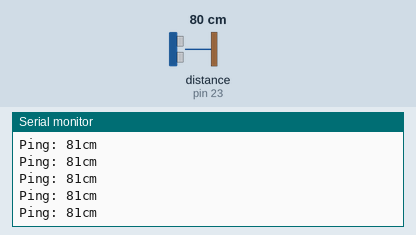
The sketch below on a simulated Arduino Uno, built with avr-gcc and run on an emulated ATmega328P. Parts: the last lines printed to the serial monitor. The test bench sets the inputs (shaded band); at power-on: distance to the obstacle (sensor on pin 23) 80 cm. The echo pulse lasts 58.3 µs per cm.

Above: at 1.2 s.
1.3 s: distance to the obstacle (sensor on pin 23) set to 2 cm
At 1.34 s:
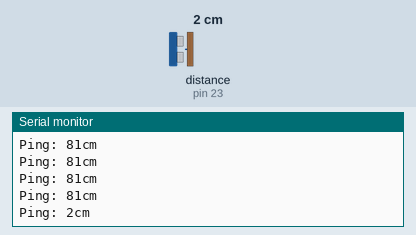
2.8 s: distance to the obstacle (sensor on pin 23) set to 60 cm
At 2.87 s:
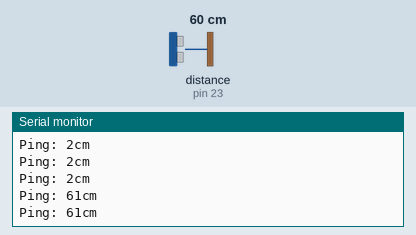
Timing chart, 0 to 5.8 s (numbered marks = the images above; inputs shaded):
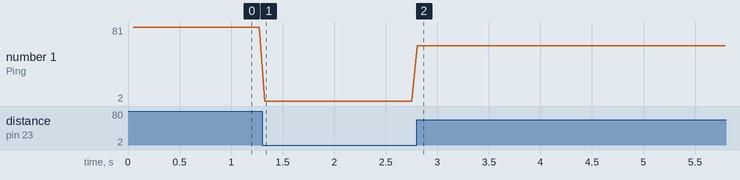

Measured:
- after the input at 1.3 s, the serial monitor: prints a new line at once (image 1)
- after the input at 2.8 s, the serial monitor: prints a new line at once (image 2)
- plotted number 1: 81 → 2 after the input at 1.3 s, 2 → 61 after the input at 2.8 s

The sketch:

SonarTest.ino
```cpp
// 1 滤波
// 2 最远距离 50 cm
// 3 由于大于最远距离时echopin得到输入 0 cm, 因此有效数值应大于 5 cm

#include <NewPing.h>

#define TRIGGER_PIN  (22)
#define ECHO_PIN     (23)
#define MAX_DISTANCE 80 // Maximum distance we want to ping for (in centimeters). Maximum sensor distance is rated at 400-500cm.

NewPing sonar(TRIGGER_PIN, ECHO_PIN, MAX_DISTANCE); // NewPing setup of pins and maximum distance.

void setup() {
  Serial.begin(9600); // Open serial monitor at 115200 baud to see ping results.
}

void loop() {
  delay(50);                     // Wait 50ms between pings (about 20 pings/sec). 29ms should be the shortest delay between pings.
  Serial.print("Ping: ");
  Serial.print(sonar.ping_cm()); // Send ping, get distance in cm and print result (0 = outside set distance range)
  Serial.println("cm");
}
```
